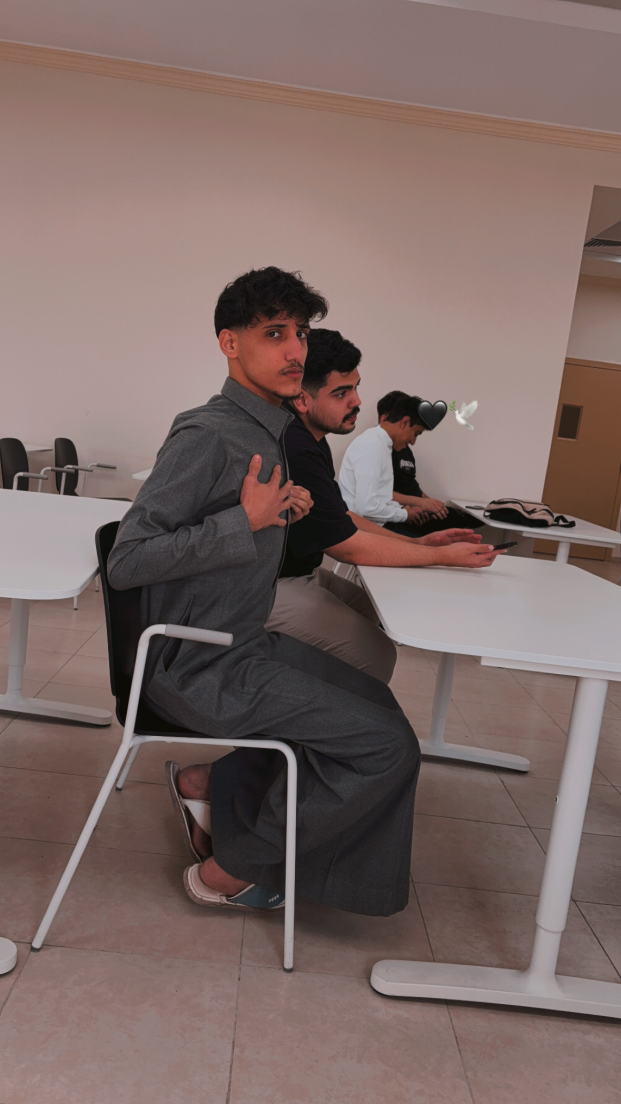
#> input picture LAB03/image.JPG, 1242 x 2208 px, found by its file name (shown at 1/2 size)
$ jupyter execute Lab03-waziri.ipynb
#> lines starting #> are read from the running program, lines starting #| are printed output that depends on the picture; after the words box and inside, x2 and y2 are one past the last pixel; in counts of white or black regions, pixels touching at a corner belong together
[cell 1]
import cv2
import numpy as np

# Load an image
img = cv2.imread('image.jpg')
#> img is the input picture: shape (2208, 1242, 3); mean B, G, R 100.8, 104.8, 124.2
# Get pixel value at (100,100)
pixel = img[100, 100]
#> pixel = [88, 106, 143]
print("Original Pixel Value at (100,100):", pixel)
#| Original Pixel Value at (100,100): [ 88 106 143]

# Modify pixel value at (100,100)
img[100, 100] = [255, 0, 0]  # Change to blue
#> img: shape (2208, 1242, 3); under 0.01% of pixels changed, all inside (x1, y1, x2, y2) = (100, 100, 101, 101)
cv2.imshow('Modified Image', img)
cv2.waitKey(0)
cv2.destroyAllWindows()

[cell 2]
import cv2
# Load an image
img = cv2.imread('image.jpg')
# Rotate the image by 45 degrees
(h, w) = img.shape[:2]
#> h = 2208; w = 1242
center = (w // 2, h // 2)
#> center = (621, 1104)
M = cv2.getRotationMatrix2D(center, 45, 1.0)
rotated_img = cv2.warpAffine(img, M, (w, h))
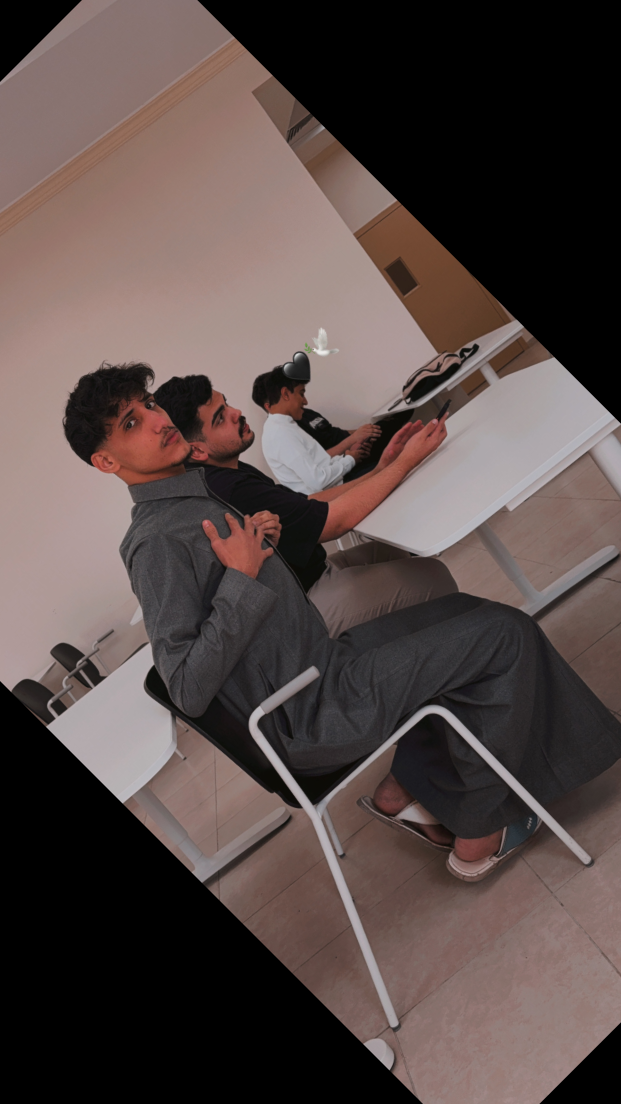
#> rotated_img: shape (2208, 1242, 3) (shown at 1/2 size); mean B, G, R 70.1, 72.8, 86.2
cv2.imshow('Rotated Image', rotated_img)
cv2.waitKey(0)
# Cropping an image
cropped_img = img[50:300, 50:300]  # Crop a region from (50,50) to (300,300)
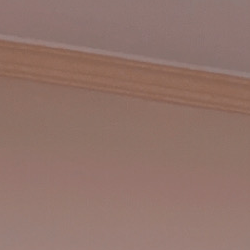
#> cropped_img: shape (250, 250, 3); mean B, G, R 106.5, 115.4, 145.1
cv2.imshow('Cropped Image', cropped_img)
cv2.waitKey(0)
# Resizing an image
resized_img = cv2.resize(img, (300, 300))
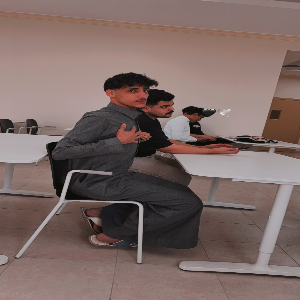
#> resized_img: shape (300, 300, 3); mean B, G, R 100.7, 104.7, 124.1
cv2.imshow('Resized Image', resized_img)
cv2.waitKey(0)
# Flipping an image
flipped_img = cv2.flip(img, 1)  # Flip horizontally
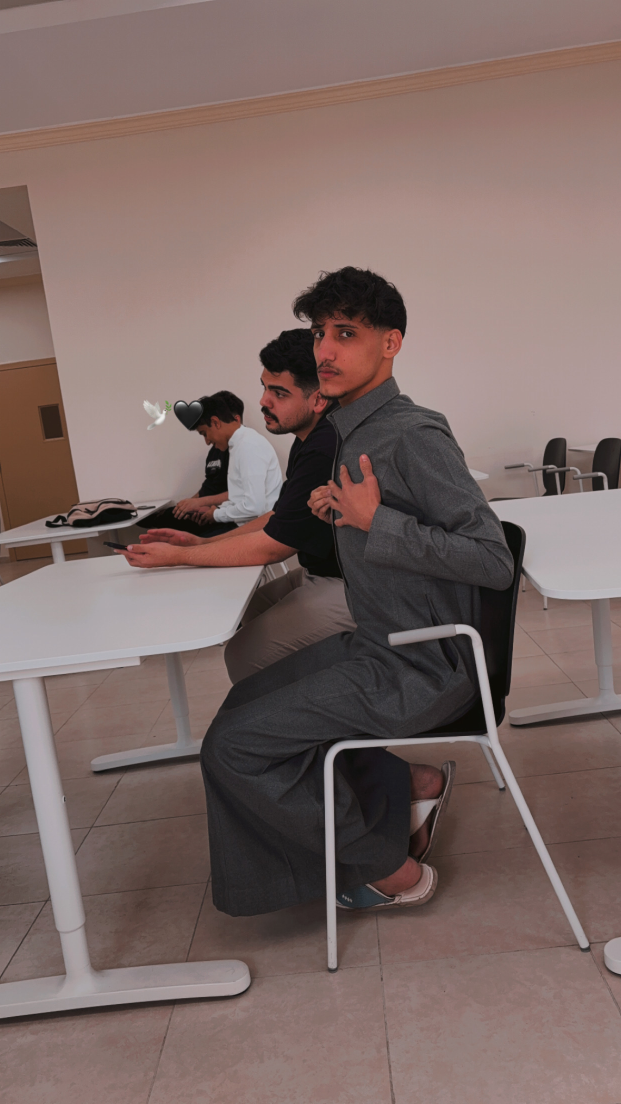
#> flipped_img: shape (2208, 1242, 3) (shown at 1/2 size); mean B, G, R 100.8, 104.8, 124.2
cv2.imshow('Flipped Image', flipped_img)
cv2.waitKey(0)
cv2.destroyAllWindows()

[cell 3]
import cv2
import numpy as np

# Load an image
img = cv2.imread('image.jpg')
# Convert into different color space
hsv_img = cv2.cvtColor(img, cv2.COLOR_BGR2HSV)
#> hsv_img: shape (2208, 1242, 3); mean H, S, V 37.7, 49.7, 124.3
lab_img = cv2.cvtColor(img, cv2.COLOR_BGR2LAB)
#> lab_img: shape (2208, 1242, 3); mean of channels 0, 1, 2 116, 135.1, 133.2
cv2.imshow('HSV Image', hsv_img)
cv2.imshow('LAB Image', lab_img)
cv2.waitKey(0)

[cell 4]
import cv2
# Display indivisual Color channels# Split color channels
b, g, r = cv2.split(img)
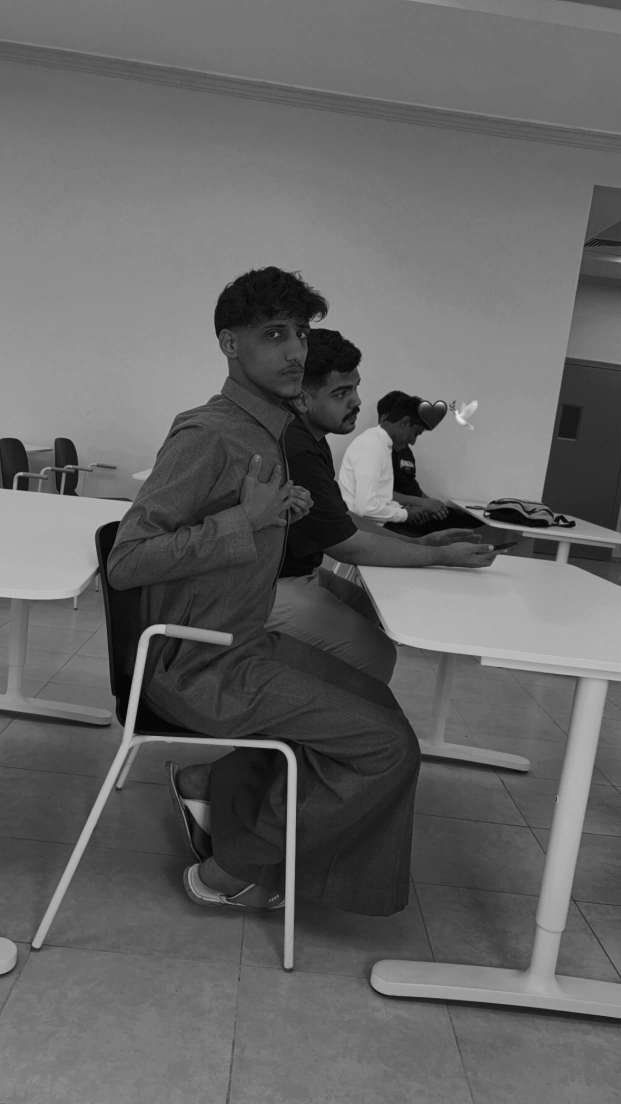
#> b: shape (2208, 1242) (shown at 1/2 size); min 0, max 236, mean 100.8
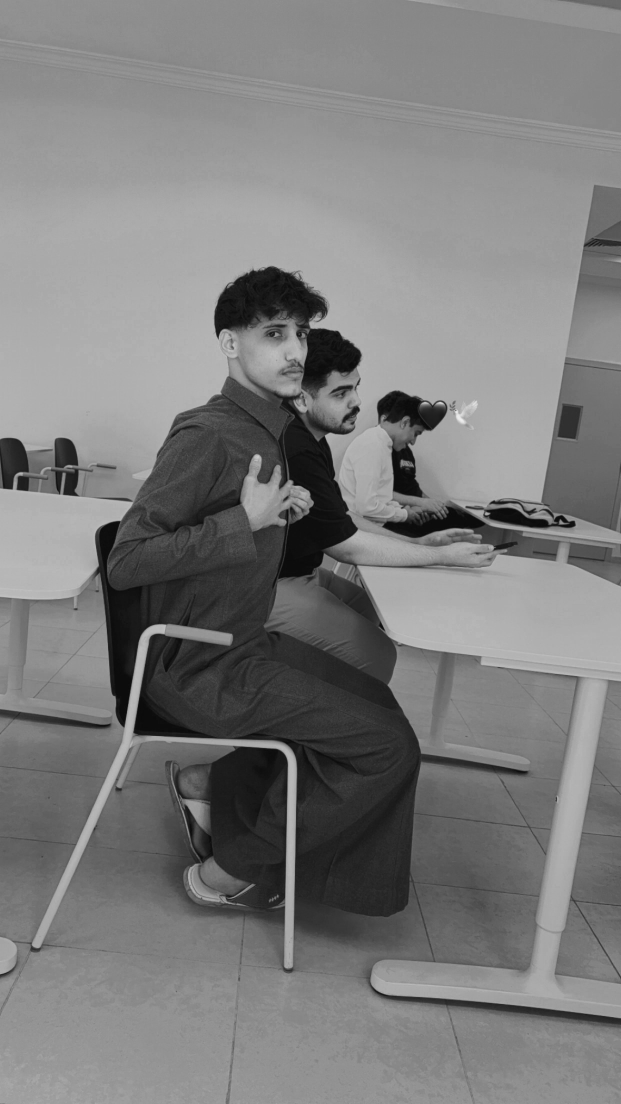
#> r: shape (2208, 1242) (shown at 1/2 size); min 5, max 239, mean 124.2
cv2.imshow('Red Channel', r)
cv2.imshow('Green Channel', g)
cv2.imshow('Blue Channel', b)
cv2.waitKey(0)
